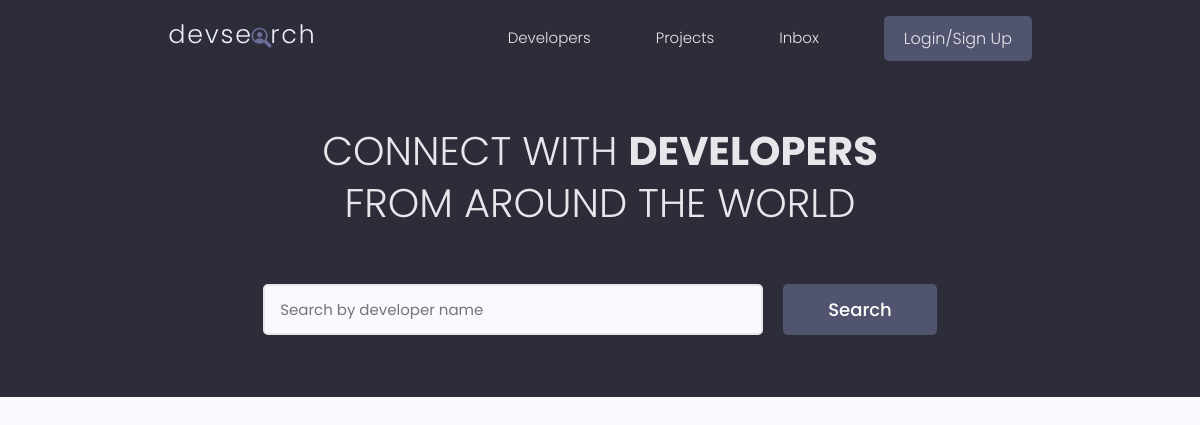
Before: / with the older database file.
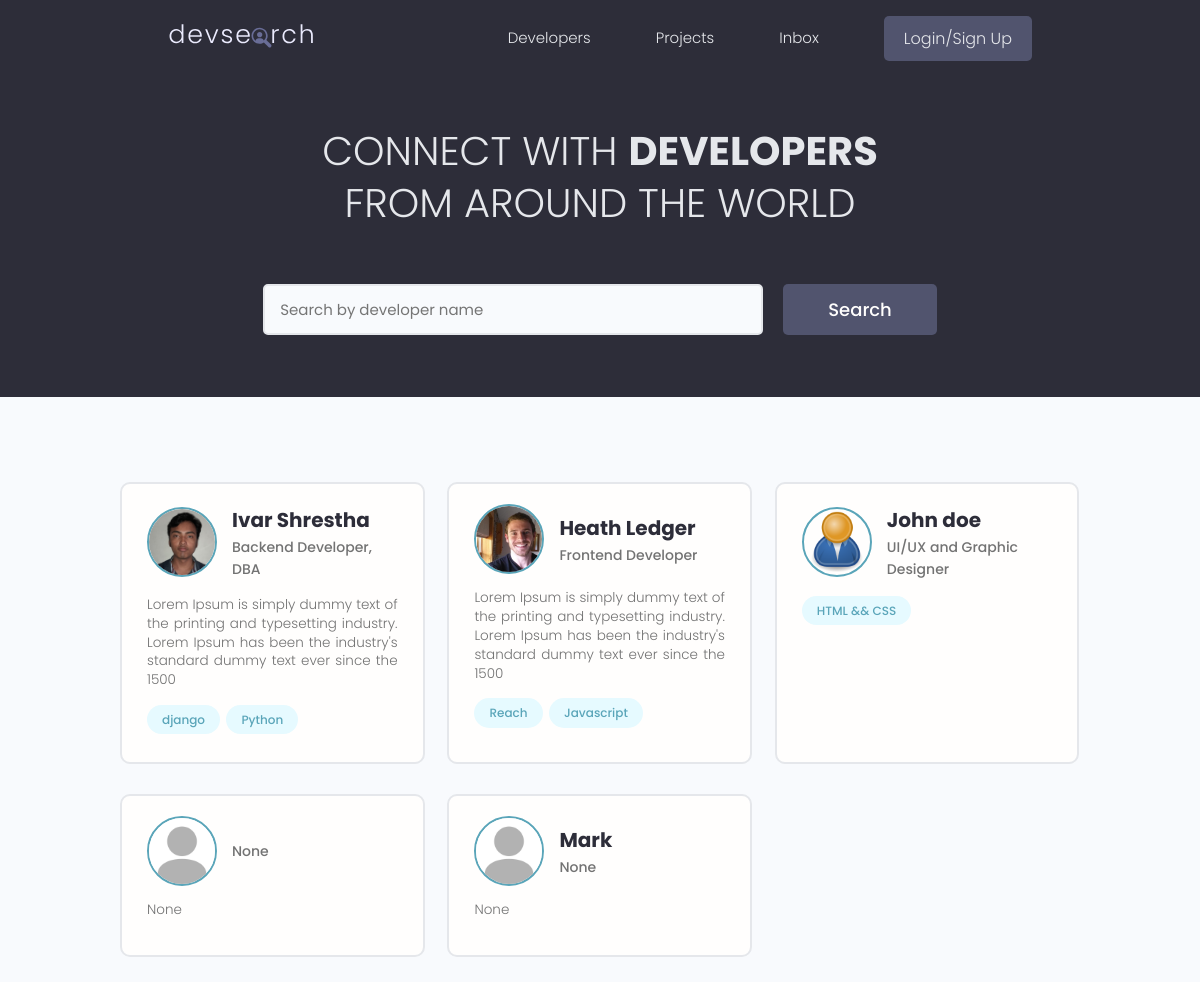
After: the same page with the newer database file.
### users/models.py (models this page shows, shortened)
class Profile(models.Model):
    user = models.OneToOneField(User, on_delete=models.CASCADE, null=True, blank=True)
    name = models.CharField(max_length=200, blank=True, null=True)
    email = models.EmailField(max_length=500, blank=True, null=True)
    username = models.CharField(max_length=200, null=True, blank=True)
    location = models.CharField(max_length=200, null=True, blank=True)
    short_intro = models.CharField(max_length=200, blank=True, null=True)
    bio = models.TextField(blank=True, null=True)
    profile_image = models.ImageField(null=True, blank=True, upload_to='profiles/', default='profiles/default.jpg')
    social_github = models.CharField(max_length=200, blank=True, null=True)
    social_twitter = models.CharField(max_length=200, blank=True, null=True)
    social_linkedin= models.CharField(max_length=200, blank=True, null=True)
    social_youtube = models.CharField(max_length=200, blank=True, null=True)
    social_website = models.CharField(max_length=200, blank=True, null=True)
    created = models.DateTimeField(auto_now_add=True)
    id = models.UUIDField(default=uuid.uuid4, unique=True,
                          primary_key=True, editable=False)

class Skill(models.Model):
    owner= models.ForeignKey(
        Profile, on_delete=models.CASCADE, null=True, blank=True)
    name = models.CharField(max_length=200, blank=True, null=True)
    description = models.TextField(null=True, blank=True)
    created = models.DateTimeField(auto_now_add=True)
    id = models.UUIDField(default=uuid.uuid4, unique=True,
                          primary_key=True, editable=False)
    def __str__(self):
        return  self.name

### users/views.py (the view)
# urls.py: path('', views.profile, name='profile'),
def profile(request):
    profiles = Profile.objects.all()
    context = {'profiles': profiles}
    return render(request, 'users/profile.html', context)

### users/templates/users/profile.html (shortened to what this page needs)
{% extends 'main.html' %}
{% block content%}
  <main class="home">
    <section class="hero-section text-center">
      <div class="container container--narrow">
        <div class="hero-section__box">
          <h2>CONNECT WITH <span>DEVELOPERS</span></h2>
          <h2>FROM AROUND THE WORLD</h2>
        </div>
        <div class="hero-section__search">
          <form class="form" action="#" method="get">
            <div class="form__field">
              <input class="input input--text" id="formInput#search" type="text" name="text"
                placeholder="Search by developer name" />
            </div>
            <input class="btn btn--sub btn--lg" type="submit" value="Search" />
          </form>
        </div>
      </div>
    </section>
    <section class="devlist">
      <div class="container">
        <div class="grid grid--three">
            {% for profile in profiles %}
          <div class="column card">
            <div class="dev">
              <a href="{% url 'user-profile' profile.id %}" class="card__body">
                <div class="dev__profile">
                  <img class="avatar avatar--md" src="{{ profile.profile_image.url }}" alt="image" />
                  <div class="dev__meta">
                    <h3>{{profile.name}}</h3>
                    <h5>{{profile.short_intro|slice:"60"}}</h5>
                  </div>
                </div>
                <p class="dev__info">{{profile.bio|slice:"150"}}</p>
                <div class="dev__skills">
                  {% for skill in profile.skill_set.all|slice:"5" %}
                  <span class="tag tag--pill tag--main">
                    <small>{{ skill }}</small>
                  </span>
                  {% endfor %}
                </div>
              </a>
            </div>
          </div>
          {% endfor s%}
        </div>
      </div>
    </section>
  </main>
{% endblock %}

### templates/main.html (shortened to what this page needs)
{% load static %}
<!DOCTYPE html>
<html>
<head>
    <link rel="stylesheet" href="https://cdn.iconmonstr.com/1.3.0/css/iconmonstr-iconic-font.min.css" />
    <link rel="stylesheet" href="{% static 'uikit/styles/uikit.css' %}" />
    <link rel="stylesheet" href="{% static 'styles/app.css' %}" />
</head>
<body>
    {% include "navbar.html" %}
    {% block content %}
    {% endblock %}
</body>
</html>

### templates/navbar.html (shortened to what this page needs)
{% load static %}
  <header class="header">
    <div class="container container--narrow">
      <a href="{% url 'profile' %}" class="header__logo">
        <img src="{% static 'images/logo.svg' %}" alt="DevSearch Logo" />
      </a>
      <nav class="header__nav">
        <ul class="header__menu">
          <li class="header__menuItem"><a href="{% url 'profile' %}">Developers</a></li>
          <li class="header__menuItem"><a href="{% url 'projects' %}">Projects</a></li>
          <li class="header__menuItem"><a href="inbox.html">Inbox</a></li>
          {% if request.user.is_authenticated %}
          <li class="header__menuItem"><a href="{% url 'create-project' %}">Create Project</a></li>
          <li class="header__menuItem"><a href="{% url 'logout' %}" class="btn btn--sub">LogOut</a></li>
          {% else %}
          <li class="header__menuItem"><a href="{% url 'login' %}" class="btn btn--sub">Login/Sign Up</a></li>
          {% endif %}
        </ul>
      </nav>
    </div>
  </header>

### static/styles/app.css (style rules this page uses)
:root { --color-sub: #2d2d39; }
.btn--sub { background-color: var(--color-sub-light); }
.card { border: 2px solid var(--color-light); }
img { width: 100%; }
.header { position: sticky; z-index: 111; background-color: var(--color-sub); padding: 1.5rem 0; }
.header > .container { display: flex; justify-content: space-between; align-items: center; }
.header__logo > img { height: 3.8rem; }
.header__nav > ul { display: inline-flex; align-items: center; list-style: none; gap: 6.5rem; }
.header__menuItem > a { color: var(--color-light); font-weight: 300; }
.hero-section { height: 40vh; display: flex; align-items: center; background-color: var(--color-sub); }
.hero-section__box { margin-bottom: 4rem; }
.hero-section__box > h2, .hero-section__box > h2 > span { font-size: 4rem; color: var(--color-light); line-height: 1.3; text-transform: uppercase; }
.hero-section__box > h2 { font-weight: 300; }
.hero-section__box > h2 > span { font-weight: 700; }
.hero-section__search > .form { display: flex; align-items: center; justify-content: center; gap: 2rem; }
.hero-section__search > .form input.input--text { width: 50rem; }
.devlist { margin-top: 8rem; }
.devlist .grid { align-items: stretch; }
.devlist .dev .dev__profile { display: flex; align-items: center; gap: 1.5rem; }
.devlist .dev .dev__meta h3 { color: var(--color-sub); font-size: 2rem; font-weight: 700; }
.devlist .dev .dev__meta h5 { color: var(--color-text); font-size: 1.4rem; font-weight: 500; }
.devlist .dev .dev__info { margin: 1.5rem 0; font-size: 1.35rem; line-height: 1.4; text-align: justify; }

### static/uikit/styles/modules/_variables.css (style rules this page uses)
:root { --color-main: #5aa5b9; --color-main-light: #e6faff; --color-sub: #3f4156; --color-sub-light: #51546e; --color-sub-lighter: #ededfd; --color-text: #737373; --color-gray: #8b8b8b; --color-light: #e5e7eb; --color-light-gray: #767676; --color-bg: #f8fafd; --color-white: #fffefd; --color-white-light: #f3f3f3; --color-success: #359e64; --color-success-bg: #def8e8; --color-error: #fc4b0b; --color-error-bg: #fff2ee; --font-base: 'Poppins', arial, helvetica, 'Segoe UI', roboto, ubuntu, sans-serif; --font-monospace: 'Fira Code', 'Courier New', courier, monospace; --font-regular: 300; --font-medium: 500; --font-bold: 700; --generic-shadow: 1px 1px 5px #00000010; --generic-transition: all 0.3s ease-in-out; }

### static/uikit/styles/modules/_base.css (style rules this page uses)
* { margin: 0; padding: 0; box-sizing: border-box; text-rendering: optimizeLegibility; color: inherit; font-size: inherit; }
html { font-size: 50%; }
@media only screen and (min-width: 480px) { html { font-size: 56.25%; } }
@media only screen and (min-width: 1200px) { html { font-size: 62.5%; } }
body { line-height: 1.6; font-weight: 400; font-size: 1.5rem; color: var(--color-text); background-color: var(--color-bg); min-height: 100vh; }

### static/uikit/styles/modules/_typography.css (style rules this page uses)
* { font-family: var(--font-base); }
h2 { font-size: 3.6rem; font-weight: var(--font-bold); }
h3 { font-size: 3.2rem; font-weight: var(--font-medium); }
h5 { font-size: 2.4rem; font-weight: var(--font-medium); }
h5, h6 { font-weight: var(--font-regular); }
p, span, strong { font-size: 1.6rem; color: var(--color-text); font-weight: var(--font-regular); }
a { padding-bottom: 2px; text-decoration: none; display: inline-block; color: var(--color-main); font-weight: var(--font-medium); }

### static/uikit/styles/modules/_utilities.css (style rules this page uses)
.container { width: 92%; max-width: 165rem; margin: 0 auto; box-sizing: border-box; }
.container--narrow { width: 92%; max-width: 120rem; }
@media screen and (min-width: 1000px) { .container { width: 90%; } }
@media screen and (min-width: 1000px) { .container--narrow { width: 85%; } }
@media screen and (min-width: 1200px) { .container { width: 80%; } }
@media screen and (min-width: 1200px) { .container--narrow { width: 72%; } }
.text-center { text-align: center; }

### static/uikit/styles/modules/_avatar.css (style rules this page uses)
.avatar { border-radius: 50%; border: 2px solid var(--color-main); object-fit: cover; }
.avatar--md { height: 7rem; width: 7rem; }

### static/uikit/styles/modules/_button.css (style rules this page uses)
.btn { display: inline-block; position: relative; cursor: pointer; background-color: var(--color-light); font-weight: var(--font-medium); color: var(--color-sub); text-decoration: none; padding: 1rem 2rem; border-radius: 0.5rem; border: none; width: -webkit-fit-content; width: -moz-fit-content; width: fit-content; height: -webkit-fit-content; height: -moz-fit-content; height: fit-content; font-size: 1.6rem; outline-width: 0; outline-color: transparent; -webkit-backface-visibility: hidden; backface-visibility: hidden; transition: all 0.3s ease-in-out; }
.btn--sub { background-color: var(--color-sub); color: var(--color-white); }
.btn--lg { font-size: 1.8rem; padding: 1.2rem 4.5rem; }

Changed rows visible on the page:
added Profile: profile_image (picture), name "Ivar Shrestha", short_intro "Backend Developer, DBA", bio "Lorem Ipsum is simply dummy text of the printing and typesetting industry. Lorem Ipsum has been the industry's standard dummy text ever since the 1500"
added Skill: name "django", shown under "Ivar Shrestha"
added Skill: name "Python", shown under "Ivar Shrestha"
added Profile: profile_image (picture), name "Heath Ledger", short_intro "Frontend Developer", bio "Lorem Ipsum is simply dummy text of the printing and typesetting industry. Lorem Ipsum has been the industry's standard dummy text ever since the 1500"
added Skill: name "Reach", shown under "Heath Ledger"
added Skill: name "Javascript", shown under "Heath Ledger"
added Profile: profile_image (placeholder picture), name "John doe", short_intro "UI/UX and Graphic Designer"
added Skill: name "HTML && CSS", shown under "John doe"
added Profile: profile_image (placeholder picture), short_intro "None", bio "None"
added Profile: profile_image (placeholder picture), name "Mark", short_intro "None", bio "None"
